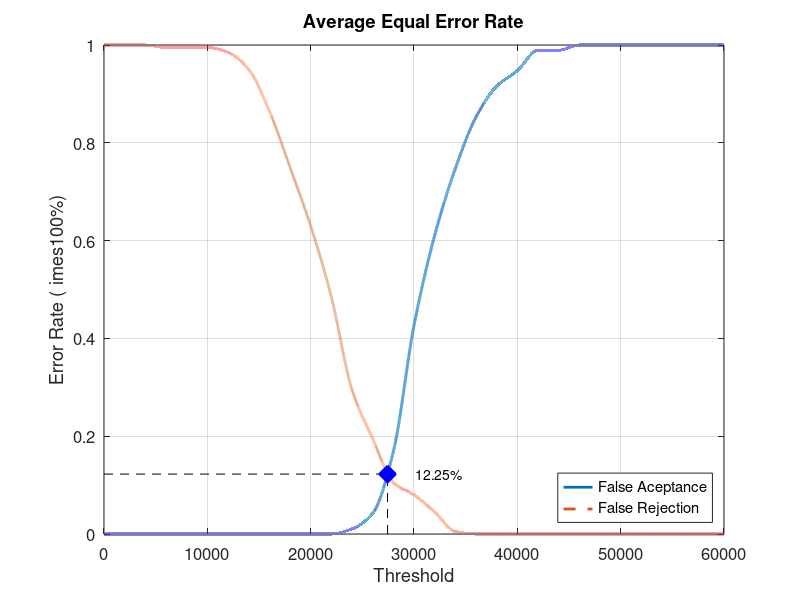
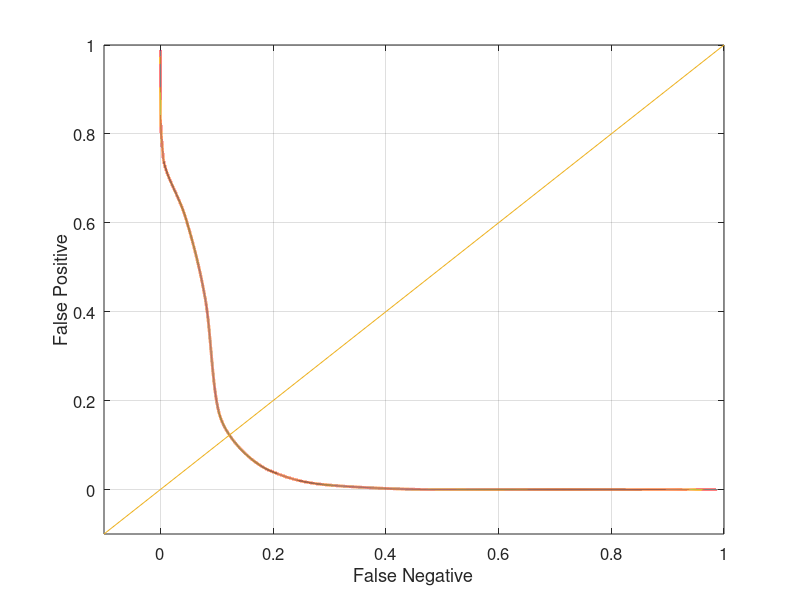

Here is the MATLAB script that generated these plots, in order:
close all;
clear;
clc;
x = 0:2000:60000;
xq = 0:0.5:60000;

y0 = [0 0 0 0 0 0 0 0 0 0 0 0 0.0105263 0.0421053 0.168421 0.426316 0.610526 0.747368 0.852632 0.915789 0.947368 0.989474 0.989474 1 1 1 1 1 1 1 1]
yy0 = interp1(x, y0, xq, 'pchip');
y1 = [1 1 1 0.995 0.995 0.995 0.985 0.95 0.865 0.75 0.63 0.485 0.295 0.195 0.105 0.08 0.045 0.005 0 0 0 0 0 0 0 0 0 0 0 0 0]
yy1 = interp1(x, y1, xq, 'pchip');

% Calculating EER: 
y2 = abs(y0 - y1);
find(y2 == min(y2))
yy2 = abs(yy0 - yy1);
xEER = find(yy2 == min(yy2));
xEERIndex = xq(xEER) % X-axis EER
yEER = yy0(xEER) % Y-axis EER

main = figure
plot(xq, yy0,'-','LineWidth', 2);	hold on
plot(xq, yy1,'--','LineWidth', 2);	hold on
plot([xEERIndex xEERIndex], [0 yEER], 'k--');	hold on
plot([0 xEERIndex], [yEER yEER], 'k--');	hold on
plot(xEERIndex, yEER, 'bx', 'LineWidth', 10);	hold on
text(xEERIndex + 10 * xEERIndex / 100, yEER, [num2str(round((10000 * yEER)) / 100) '%'])
legend('False Aceptance', 'False Rejection', 'Location', 'SouthEast')
xlabel('Threshold')
ylabel('Error Rate (	imes100%)')
title('Average Equal Error Rate')
set(gca, 'FontSize', 12)
axis([0 60000 0 1])
grid on

print(main, 'Database5_2Main', '-dpng');
FNRxFPR = figure('Color', [1 1 1]);
plot(yy1, yy0, '-', yy1, yy0, 'LineWidth', 2);
hold on
y = -0.1:0.1:1
plot(y, y); 
set(gca, 'FontSize', 12)
xlabel('False Negative')
ylabel('False Positive')
axis([-0.1 1 -0.1 1])
set(gca, 'FontSize', 12)
grid on

print(FNRxFPR, 'Database5_2FNRxFPR','-dpng');
